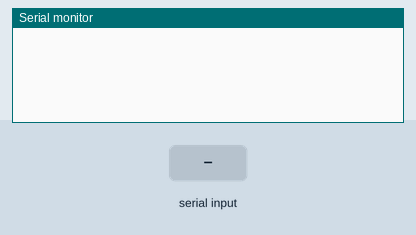
Simulated run of this sketch. Board: Arduino Uno, built with avr-gcc and run on an emulated ATmega328P. On the bench: the last lines printed to the serial monitor. Inputs (shaded band) come from the test bench.

Above: at 1.2 s.
1.3 s: "A0\n" received over Serial
At 2.4 s:
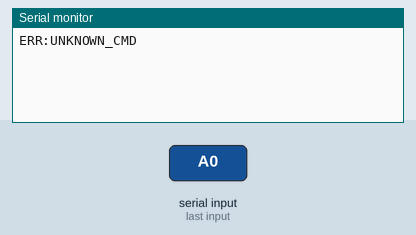
2.8 s: "*IDN?\n" received over Serial
At 3.5 s:
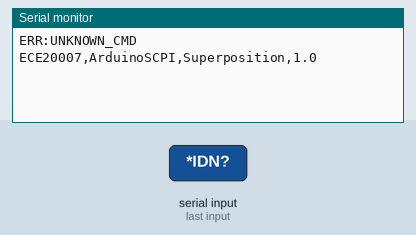
4.3 s: "MEAS:VOLT?\n" received over Serial
At 4.7 s:
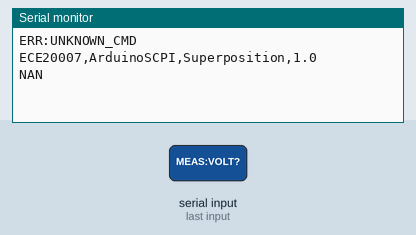

Measured:
- after the input at 1.3 s, the serial monitor: prints a new line at once (image 1)
- after the input at 2.8 s, the serial monitor: prints a new line at once (image 2)
- after the input at 4.3 s, the serial monitor: prints a new line at once (image 3)

The sketch:

gopal_vishy_SCPI_interface.ino
```cpp
#define SERIAL_BAUD 115200
#define ADC_VREF 5.0f
#define ADC_BITS 1023.0f

void setPWM(int pin, float volts) {
  volts = constrain(volts, 0.0f, 5.0f);
  int duty = (int)((volts / 5.0f) * 255.0f + 0.5f);
  analogWrite(pin, duty);
}

int getPinFromString(String p) {
  p.trim();
  p.toUpperCase();
  if (p == "A0")
    return A0;
  if (p == "A1")
    return A1;
  if (p == "A2")
    return A2;
  if (p == "A3")
    return A3;
  if (p == "A4")
    return A4;
  if (p == "A5")
    return A5;
  return -1;
}

void setup() { Serial.begin(SERIAL_BAUD); }

void handleCommand(String cmd) {
  cmd.trim();

  if (cmd == "*IDN?") {
    Serial.println("ECE20007,ArduinoSCPI,Superposition,1.0");
  } else if (cmd.startsWith("MEAS:VOLT?")) {
    String args = cmd.substring(10);
    args.trim();

    String result = "";
    int lastIndex = 0;
    int commaIndex = args.indexOf(',');

    while (lastIndex != -1) {
      String pinStr;
      if (commaIndex != -1) {
        pinStr = args.substring(lastIndex, commaIndex);
        lastIndex = commaIndex + 1;
        commaIndex = args.indexOf(',', lastIndex);
      } else {
        pinStr = args.substring(lastIndex);
        lastIndex = -1;
      }

      int pin = getPinFromString(pinStr);
      if (pin != -1) {
        float val = analogRead(pin) * (ADC_VREF / ADC_BITS);
        result += String(val, 4);
      } else {
        result += "NAN";
      }

      if (lastIndex != -1)
        result += ",";
    }
    Serial.println(result);
  } else {
    Serial.println("ERR:UNKNOWN_CMD");
  }
}

void loop() {
  if (Serial.available()) {
    handleCommand(Serial.readStringUntil('\n'));
  }
}
```
